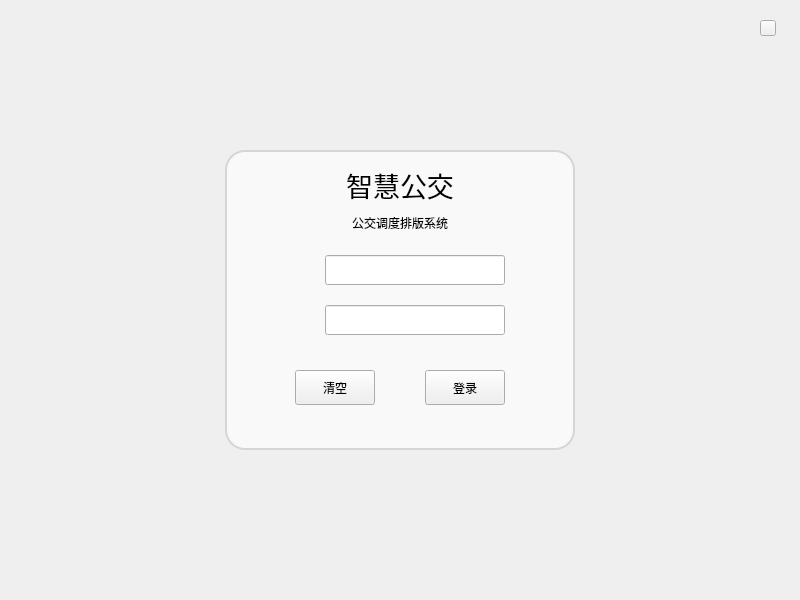
<?xml version="1.0" encoding="UTF-8"?>
<ui version="4.0">
 <class>ib_Login</class>
 <widget class="QWidget" name="ib_Login">
  <property name="geometry">
   <rect>
    <x>0</x>
    <y>0</y>
    <width>800</width>
    <height>600</height>
   </rect>
  </property>
  <property name="windowTitle">
   <string>Form</string>
  </property>
  <property name="styleSheet">
   <string notr="true"/>
  </property>
  <widget class="QWidget" name="main_widget" native="true">
   <property name="geometry">
    <rect>
     <x>0</x>
     <y>0</y>
     <width>800</width>
     <height>600</height>
    </rect>
   </property>
   <property name="styleSheet">
    <string notr="true">QWidget#main_widget {
	border-image:url(&quot;:/Images/login_bg.jpg&quot;);
}</string>
   </property>
   <widget class="QWidget" name="login_frame" native="true">
    <property name="geometry">
     <rect>
      <x>225</x>
      <y>150</y>
      <width>350</width>
      <height>300</height>
     </rect>
    </property>
    <property name="styleSheet">
     <string notr="true">QWidget#login_frame {
	background-color: rgba(255, 255, 255, 60%);
	border-radius: 20px;
	border-style:solid;
	border-width:2px;
	border-color:rgb(213, 213, 213);
}</string>
    </property>
    <widget class="QLabel" name="lb_head">
     <property name="geometry">
      <rect>
       <x>75</x>
       <y>10</y>
       <width>200</width>
       <height>50</height>
      </rect>
     </property>
     <property name="font">
      <font>
       <pointsize>20</pointsize>
      </font>
     </property>
     <property name="text">
      <string>智慧公交</string>
     </property>
     <property name="alignment">
      <set>Qt::AlignCenter</set>
     </property>
    </widget>
    <widget class="QLabel" name="lb_subtitle">
     <property name="geometry">
      <rect>
       <x>75</x>
       <y>60</y>
       <width>200</width>
       <height>25</height>
      </rect>
     </property>
     <property name="sizeIncrement">
      <size>
       <width>0</width>
       <height>0</height>
      </size>
     </property>
     <property name="text">
      <string>公交调度排版系统</string>
     </property>
     <property name="alignment">
      <set>Qt::AlignCenter</set>
     </property>
    </widget>
    <widget class="QWidget" name="login_name" native="true">
     <property name="geometry">
      <rect>
       <x>50</x>
       <y>100</y>
       <width>250</width>
       <height>40</height>
      </rect>
     </property>
     <property name="styleSheet">
      <string notr="true"/>
     </property>
     <widget class="QLabel" name="lb_uname">
      <property name="geometry">
       <rect>
        <x>15</x>
        <y>0</y>
        <width>30</width>
        <height>40</height>
       </rect>
      </property>
      <property name="text">
       <string/>
      </property>
     </widget>
     <widget class="QLineEdit" name="le_uname">
      <property name="geometry">
       <rect>
        <x>50</x>
        <y>5</y>
        <width>180</width>
        <height>30</height>
       </rect>
      </property>
      <property name="font">
       <font>
        <family>微软雅黑</family>
       </font>
      </property>
     </widget>
    </widget>
    <widget class="QWidget" name="login_password" native="true">
     <property name="geometry">
      <rect>
       <x>50</x>
       <y>150</y>
       <width>250</width>
       <height>40</height>
      </rect>
     </property>
     <widget class="QLabel" name="lb_password">
      <property name="geometry">
       <rect>
        <x>15</x>
        <y>0</y>
        <width>30</width>
        <height>40</height>
       </rect>
      </property>
      <property name="text">
       <string/>
      </property>
     </widget>
     <widget class="QLineEdit" name="le_password">
      <property name="geometry">
       <rect>
        <x>50</x>
        <y>5</y>
        <width>180</width>
        <height>30</height>
       </rect>
      </property>
      <property name="font">
       <font>
        <family>微软雅黑</family>
       </font>
      </property>
      <property name="echoMode">
       <enum>QLineEdit::Password</enum>
      </property>
     </widget>
    </widget>
    <widget class="QPushButton" name="btn_login">
     <property name="geometry">
      <rect>
       <x>200</x>
       <y>220</y>
       <width>80</width>
       <height>35</height>
      </rect>
     </property>
     <property name="font">
      <font>
       <family>微软雅黑</family>
      </font>
     </property>
     <property name="text">
      <string>登录</string>
     </property>
    </widget>
    <widget class="QPushButton" name="btn_clear">
     <property name="geometry">
      <rect>
       <x>70</x>
       <y>220</y>
       <width>80</width>
       <height>35</height>
      </rect>
     </property>
     <property name="font">
      <font>
       <family>微软雅黑</family>
      </font>
     </property>
     <property name="text">
      <string>清空</string>
     </property>
    </widget>
   </widget>
   <widget class="QPushButton" name="btn_close">
    <property name="geometry">
     <rect>
      <x>760</x>
      <y>20</y>
      <width>16</width>
      <height>16</height>
     </rect>
    </property>
    <property name="styleSheet">
     <string notr="true"/>
    </property>
    <property name="text">
     <string/>
    </property>
   </widget>
  </widget>
 </widget>
 <tabstops>
  <tabstop>le_uname</tabstop>
  <tabstop>le_password</tabstop>
  <tabstop>btn_clear</tabstop>
  <tabstop>btn_login</tabstop>
  <tabstop>btn_close</tabstop>
 </tabstops>
 <resources/>
 <connections/>
</ui>
